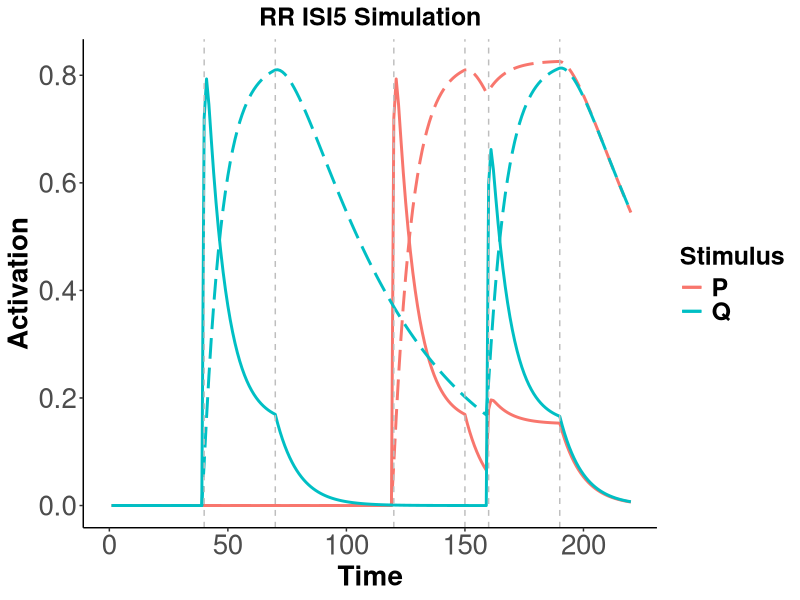

Write the R code that produced this figure.
input = list()
input$sorQp1 = .8
input$sorPp1 = .8

s1 = c(40,70)
s2 = c(120,150)
tt = c(160,190)
input$sordur = 220

input$sorQon1 = s1
input$sorQon2 = tt
input$sorPon1 = s2
input$sorPon2 = tt

input$sorpd1 = 0.1
input$sorpd2 = 0.02


sor = matrix(nrow = input$sordur, ncol = 28)

colnames(sor) = c('p1Q', 'p1P',
                  'pd1', 'pd2', 
                  'pIQ', 'pA1Q', 'pA2Q',
                  'pIP', 'pA1P', 'pA2P',
                  
                  'pA1Qgain', 'pA1Qloss','pA2Qgain',
                  'pA2Qloss','pIQgain','pIQloss',
                  'pA1Qdelta', 'pA2Qdelta', 'pIQdelta',
                  
                  'pA1Pgain', 'pA1Ploss','pA2Pgain',
                  'pA2Ploss','pIPgain','pIPloss',
                  'pA1Pdelta', 'pA2Pdelta', 'pIPdelta'
                  )

sor[,'p1Q'] = 0 # set as 0 to init
sor[,'p1P'] = 0


sor[input$sorPon1[1]:input$sorPon1[2],'p1P'] = input$sorPp1
sor[input$sorPon2[1]:input$sorPon2[2],'p1P'] = input$sorPp1

sor[input$sorQon1[1]:input$sorQon1[2],'p1Q'] = input$sorQp1
sor[input$sorQon2[1]:input$sorQon2[2],'p1Q'] = input$sorQp1

sor[,'pd1'] = input$sorpd1     # set decay rate
sor[,'pd2'] = input$sorpd2     # set decay rate

sor[,'pIQ'] = 1                 # Make I numeric
sor[,'pIP'] = 1

# run moment by moment simulation
for (i in 1:nrow(sor)){
    if (i == 1){
        
        sor[i,'pIQ'] = 1 - sor[i,'p1Q'] # This will be 1 as long as p1 = 0
        
        # Q
        
        # Deltas calculate
        sor[i,'pA1Qgain'] = sor[i,'p1Q']
        sor[i,'pA1Qloss'] = sor[i,'pA1Qgain'] * sor[i,'pd1']
        sor[i,'pA1Qdelta'] = sor[i,'pA1Qgain'] - sor[i,'pA1Qloss']
        
        sor[i,'pA2Qgain'] = sor[i,'pA1Qloss']
        sor[i,'pA2Qloss'] = sor[i,'pA2Qgain'] * sor[i,'pd2']
        sor[i,'pA2Qdelta'] = sor[i,'pA2Qgain'] - sor[i,'pA2Qloss']

        sor[i,'pIQgain'] = sor[i,'pA2Qloss']
        sor[i,'pIQloss'] = sor[i,'p1Q']
        sor[i,'pIQdelta'] = sor[i,'pIQgain'] - sor[i,'pIQloss']

        # Calculate proportions in each state
        sor[i,'pA1Q'] = sor[i,'pA1Qdelta']
        sor[i,'pA2Q'] = sor[i,'pA2Qdelta']
        sor[i,'pIQ'] = sor[i,'pIQ'] + sor[i,'pIQgain']
        
        # P
        
        # Deltas calculate
        sor[i,'pA1Pgain'] = sor[i,'p1P']
        sor[i,'pA1Ploss'] = sor[i,'pA1Pgain'] * sor[i,'pd1']
        sor[i,'pA1Pdelta'] = sor[i,'pA1Pgain'] - sor[i,'pA1Ploss']
        
        sor[i,'pA2Pgain'] = sor[i,'pA1Ploss']
        sor[i,'pA2Ploss'] = sor[i,'pA2Pgain'] * sor[i,'pd2']
        sor[i,'pA2Pdelta'] = sor[i,'pA2Pgain'] - sor[i,'pA2Ploss']
        
        sor[i,'pIPgain'] = sor[i,'pA2Ploss']
        sor[i,'pIPloss'] = sor[i,'p1P']
        sor[i,'pIPdelta'] = sor[i,'pIPgain'] - sor[i,'pIPloss']
        
        # Calculate proportions in each state
        sor[i,'pA1P'] = sor[i,'pA1Pdelta']
        sor[i,'pA2P'] = sor[i,'pA2Pdelta']
        sor[i,'pIP'] = sor[i,'pIP'] + sor[i,'pIPgain']


        
    } else {
        
        # Q
        
        sor[i,'pIQ'] = sor[i-1,'pIQ']
        
        sor[i,'pA1Qgain'] = sor[i,'pIQ'] * sor[i,'p1Q'] # how mauch is activated from I
        
        sor[i,'pA1Q'] = sor[i-1,'pA1Q'] + sor[i,'pA1Qgain'] # how much is there in total with carried over
        
        sor[i,'pA1Qloss'] = sor[i,'pA1Q'] * sor[i,'pd1'] # how much decays to A2
        
        sor[i,'pA1Q'] = sor[i,'pA1Q'] - sor[i,'pA1Qloss'] # how much is left after the decay
        
        sor[i,'pA1Qdelta'] = sor[i,'pA1Qgain'] - sor[i,'pA1Qloss']
        
        sor[i,'pA2Qgain'] = sor[i,'pA1Qloss'] # how much is gained from A1->A2 decay
        
        sor[i,'pA2Q'] = sor[i-1,'pA2Q'] + sor[i,'pA2Qgain'] # how much is there with carried over
        
        sor[i,'pA2Qloss'] = sor[i,'pA2Q'] * sor[i,'pd2'] # how much decays A2->I
        
        sor[i,'pA2Q'] = sor[i,'pA2Q'] - sor[i,'pA2Qloss'] # how much is left after A2->I decay
        
        sor[i,'pA2Qdelta'] = sor[i,'pA2Qgain'] - sor[i,'pA2Qloss']
        
        sor[i,'pIQgain'] = sor[i,'pA2Qloss'] # how much decayed from A2
        
        sor[i,'pIQloss'] = sor[i,'pA1Qgain']
        
        sor[i,'pIQ'] = sor[i,'pIQ'] + sor[i,'pIQgain'] - sor[i,'pIQloss']
        
        sor[i,'pIQdelta'] = sor[i,'pIQgain'] - sor[i,'pIQloss']
        
        # P
        
        sor[i,'pIP'] = sor[i-1,'pIP']
        
        sor[i,'pA1Pgain'] = sor[i,'pIP'] * sor[i,'p1P'] # how mauch is activated from I
        
        sor[i,'pA1P'] = sor[i-1,'pA1P'] + sor[i,'pA1Pgain'] # how much is there in total with carried over
        
        sor[i,'pA1Ploss'] = sor[i,'pA1P'] * sor[i,'pd1'] # how much decays to A2
        
        sor[i,'pA1P'] = sor[i,'pA1P'] - sor[i,'pA1Ploss'] # how much is left after the decay
        
        sor[i,'pA1Pdelta'] = sor[i,'pA1Pgain'] - sor[i,'pA1Ploss']
        
        sor[i,'pA2Pgain'] = sor[i,'pA1Ploss'] # how much is gained from A1->A2 decay
        
        sor[i,'pA2P'] = sor[i-1,'pA2P'] + sor[i,'pA2Pgain'] # how much is there with carried over
        
        sor[i,'pA2Ploss'] = sor[i,'pA2P'] * sor[i,'pd2'] # how much decays A2->I
        
        sor[i,'pA2P'] = sor[i,'pA2P'] - sor[i,'pA2Ploss'] # how much is left after A2->I decay
        
        sor[i,'pA2Pdelta'] = sor[i,'pA2Pgain'] - sor[i,'pA2Ploss']
        
        sor[i,'pIPgain'] = sor[i,'pA2Ploss'] # how much decayed from A2
        
        sor[i,'pIPloss'] = sor[i,'pA1Pgain']
        
        sor[i,'pIP'] = sor[i,'pIP'] + sor[i,'pIPgain'] - sor[i,'pIPloss']
        
        sor[i,'pIPdelta'] = sor[i,'pIPgain'] - sor[i,'pIPloss']

    }
}



library(ggplot2)
#library(jtools)

sor = as.data.frame(sor)
sor$time = c(1:nrow(sor))
sor = sor[1:input$sordur,]

png("rr_is5_plot.png", width = 800, height = 400)

text1 = 20
text2 = 18

ggplot(data=as.data.frame(sor), aes(x = time, y=pA1P, group=1, color="P" )) +
    geom_line(size = 1) + geom_line(aes(y=pA2P, colour = 'P'), size =1, linetype = 'longdash') + theme_classic() + 
    geom_line(aes(y=pA1Q, colour = 'Q'), size =1) +
    geom_line(aes(y=pA2Q, colour = 'Q'), size =1, linetype = 'longdash') +
    geom_vline(xintercept = s1[1], linetype = "dashed", colour = 'grey') + 
    geom_vline(xintercept = s1[2], linetype = "dashed", colour = 'grey') +
    geom_vline(xintercept = s2[1], linetype = "dashed", colour = 'grey') + 
    geom_vline(xintercept = s2[2], linetype = "dashed", colour = 'grey') +
    geom_vline(xintercept = tt[1], linetype = "dashed", colour = 'grey') + 
    geom_vline(xintercept = tt[2], linetype = "dashed", colour = 'grey') +
    theme(legend.text = element_text(size = text2, face = "bold"), legend.title = element_text(size=text2, face="bold")) + 
    scale_color_discrete(name = "Stimulus") + theme(axis.text=element_text(size=text1),
                                               axis.title=element_text(size=text1,face="bold"), axis.text.x = element_text(size = text1),
                                               axis.text.y = element_text(size = text1)) + 
    scale_x_continuous(name="Time", limits=c(0, input$sordur)) + scale_y_continuous(name="Activation") + 
    ggtitle("RR ISI5 Simulation") + 
    theme(plot.title = element_text(size = text2, face = "bold", hjust = 0.5)) 
    


dev.off()


